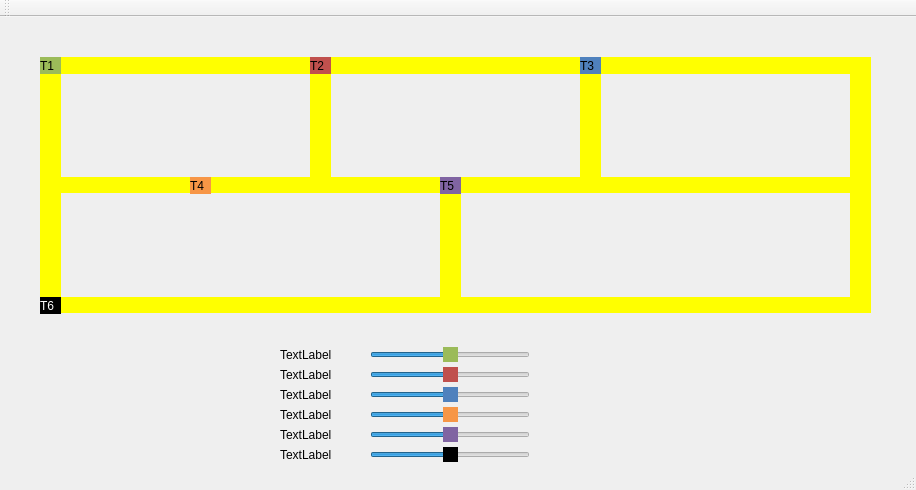
<?xml version="1.0" encoding="UTF-8"?>
<ui version="4.0">
 <class>MainWindow</class>
 <widget class="QMainWindow" name="MainWindow">
  <property name="geometry">
   <rect>
    <x>0</x>
    <y>0</y>
    <width>916</width>
    <height>490</height>
   </rect>
  </property>
  <property name="windowTitle">
   <string>Simulador de Trens - IMD0036</string>
  </property>
  <property name="styleSheet">
   <string notr="true"/>
  </property>
  <widget class="QWidget" name="centralWidget">
   <widget class="QLabel" name="label_trilho2_1">
    <property name="geometry">
     <rect>
      <x>330</x>
      <y>40</y>
      <width>250</width>
      <height>17</height>
     </rect>
    </property>
    <property name="styleSheet">
     <string notr="true">QLabel { background: yellow}</string>
    </property>
    <property name="text">
     <string/>
    </property>
   </widget>
   <widget class="QLabel" name="label_trilho1">
    <property name="geometry">
     <rect>
      <x>580</x>
      <y>40</y>
      <width>21</width>
      <height>121</height>
     </rect>
    </property>
    <property name="styleSheet">
     <string notr="true">QLabel { background: yellow}</string>
    </property>
    <property name="text">
     <string>&lt;html&gt;&lt;head/&gt;&lt;body&gt;&lt;p align=&quot;center&quot;&gt;&lt;br/&gt;&lt;/p&gt;&lt;/body&gt;&lt;/html&gt;</string>
    </property>
   </widget>
   <widget class="QLabel" name="label_trilho0">
    <property name="geometry">
     <rect>
      <x>310</x>
      <y>40</y>
      <width>21</width>
      <height>121</height>
     </rect>
    </property>
    <property name="styleSheet">
     <string notr="true">QLabel { background: yellow}</string>
    </property>
    <property name="text">
     <string>&lt;html&gt;&lt;head/&gt;&lt;body&gt;&lt;p align=&quot;center&quot;&gt;&lt;br/&gt;&lt;/p&gt;&lt;/body&gt;&lt;/html&gt;</string>
    </property>
   </widget>
   <widget class="QLabel" name="label_trilho3_2">
    <property name="geometry">
     <rect>
      <x>850</x>
      <y>40</y>
      <width>21</width>
      <height>121</height>
     </rect>
    </property>
    <property name="styleSheet">
     <string notr="true">QLabel { background: yellow}</string>
    </property>
    <property name="text">
     <string>&lt;html&gt;&lt;head/&gt;&lt;body&gt;&lt;p align=&quot;center&quot;&gt;&lt;br/&gt;&lt;/p&gt;&lt;/body&gt;&lt;/html&gt;</string>
    </property>
   </widget>
   <widget class="QLabel" name="label_trilho3_1">
    <property name="geometry">
     <rect>
      <x>600</x>
      <y>40</y>
      <width>250</width>
      <height>17</height>
     </rect>
    </property>
    <property name="styleSheet">
     <string notr="true">QLabel { background: yellow}</string>
    </property>
    <property name="text">
     <string/>
    </property>
   </widget>
   <widget class="QLabel" name="label_trilho1_1">
    <property name="geometry">
     <rect>
      <x>40</x>
      <y>40</y>
      <width>21</width>
      <height>121</height>
     </rect>
    </property>
    <property name="styleSheet">
     <string notr="true">QLabel { 
	background: yellow
}</string>
    </property>
    <property name="text">
     <string>&lt;html&gt;&lt;head/&gt;&lt;body&gt;&lt;p align=&quot;center&quot;&gt;&lt;br/&gt;&lt;/p&gt;&lt;/body&gt;&lt;/html&gt;</string>
    </property>
   </widget>
   <widget class="QLabel" name="label_trilho1_3">
    <property name="geometry">
     <rect>
      <x>40</x>
      <y>160</y>
      <width>131</width>
      <height>16</height>
     </rect>
    </property>
    <property name="styleSheet">
     <string notr="true">QLabel { background: yellow}</string>
    </property>
    <property name="text">
     <string/>
    </property>
   </widget>
   <widget class="QLabel" name="label_trilho1_2">
    <property name="geometry">
     <rect>
      <x>60</x>
      <y>40</y>
      <width>250</width>
      <height>17</height>
     </rect>
    </property>
    <property name="styleSheet">
     <string notr="true">QLabel { background: yellow}</string>
    </property>
    <property name="text">
     <string/>
    </property>
   </widget>
   <widget class="QLabel" name="label_trilho4_1">
    <property name="geometry">
     <rect>
      <x>40</x>
      <y>170</y>
      <width>21</width>
      <height>121</height>
     </rect>
    </property>
    <property name="styleSheet">
     <string notr="true">QLabel { background: yellow}</string>
    </property>
    <property name="text">
     <string>&lt;html&gt;&lt;head/&gt;&lt;body&gt;&lt;p align=&quot;center&quot;&gt;&lt;br/&gt;&lt;/p&gt;&lt;/body&gt;&lt;/html&gt;</string>
    </property>
   </widget>
   <widget class="QLabel" name="label_trilho6">
    <property name="geometry">
     <rect>
      <x>440</x>
      <y>160</y>
      <width>21</width>
      <height>121</height>
     </rect>
    </property>
    <property name="styleSheet">
     <string notr="true">QLabel { background: yellow}</string>
    </property>
    <property name="text">
     <string>&lt;html&gt;&lt;head/&gt;&lt;body&gt;&lt;p align=&quot;center&quot;&gt;&lt;br/&gt;&lt;/p&gt;&lt;/body&gt;&lt;/html&gt;</string>
    </property>
   </widget>
   <widget class="QLabel" name="label_trilho5_1">
    <property name="geometry">
     <rect>
      <x>850</x>
      <y>170</y>
      <width>21</width>
      <height>121</height>
     </rect>
    </property>
    <property name="styleSheet">
     <string notr="true">QLabel { background: yellow}</string>
    </property>
    <property name="text">
     <string>&lt;html&gt;&lt;head/&gt;&lt;body&gt;&lt;p align=&quot;center&quot;&gt;&lt;br/&gt;&lt;/p&gt;&lt;/body&gt;&lt;/html&gt;</string>
    </property>
   </widget>
   <widget class="QLabel" name="label_trilho4_2">
    <property name="geometry">
     <rect>
      <x>40</x>
      <y>280</y>
      <width>401</width>
      <height>16</height>
     </rect>
    </property>
    <property name="styleSheet">
     <string notr="true">QLabel { background: yellow}</string>
    </property>
    <property name="text">
     <string/>
    </property>
   </widget>
   <widget class="QLabel" name="label_trilho5_2">
    <property name="geometry">
     <rect>
      <x>440</x>
      <y>280</y>
      <width>431</width>
      <height>16</height>
     </rect>
    </property>
    <property name="styleSheet">
     <string notr="true">QLabel { background: yellow}</string>
    </property>
    <property name="text">
     <string/>
    </property>
   </widget>
   <widget class="QLabel" name="label_trilho2">
    <property name="geometry">
     <rect>
      <x>170</x>
      <y>160</y>
      <width>141</width>
      <height>16</height>
     </rect>
    </property>
    <property name="styleSheet">
     <string notr="true">QLabel { background: yellow}</string>
    </property>
    <property name="text">
     <string/>
    </property>
   </widget>
   <widget class="QLabel" name="label_trilho4">
    <property name="geometry">
     <rect>
      <x>460</x>
      <y>160</y>
      <width>141</width>
      <height>16</height>
     </rect>
    </property>
    <property name="styleSheet">
     <string notr="true">QLabel { background: yellow}</string>
    </property>
    <property name="text">
     <string/>
    </property>
   </widget>
   <widget class="QLabel" name="label_trilho3">
    <property name="geometry">
     <rect>
      <x>310</x>
      <y>160</y>
      <width>131</width>
      <height>16</height>
     </rect>
    </property>
    <property name="styleSheet">
     <string notr="true">QLabel { background: yellow}</string>
    </property>
    <property name="text">
     <string/>
    </property>
   </widget>
   <widget class="QLabel" name="label_trilho5">
    <property name="geometry">
     <rect>
      <x>600</x>
      <y>160</y>
      <width>111</width>
      <height>16</height>
     </rect>
    </property>
    <property name="styleSheet">
     <string notr="true">QLabel { background: yellow}</string>
    </property>
    <property name="text">
     <string/>
    </property>
   </widget>
   <widget class="QLabel" name="label_trilho3_3">
    <property name="geometry">
     <rect>
      <x>700</x>
      <y>160</y>
      <width>171</width>
      <height>16</height>
     </rect>
    </property>
    <property name="styleSheet">
     <string notr="true">QLabel { background: yellow}</string>
    </property>
    <property name="text">
     <string/>
    </property>
   </widget>
   <widget class="QLabel" name="label_trem1">
    <property name="geometry">
     <rect>
      <x>40</x>
      <y>40</y>
      <width>21</width>
      <height>17</height>
     </rect>
    </property>
    <property name="styleSheet">
     <string notr="true">QLabel { background: #9bbb59; }</string>
    </property>
    <property name="text">
     <string>T1</string>
    </property>
   </widget>
   <widget class="QSlider" name="horizontalSlider_1">
    <property name="geometry">
     <rect>
      <x>370</x>
      <y>330</y>
      <width>160</width>
      <height>16</height>
     </rect>
    </property>
    <property name="styleSheet">
     <string notr="true">QSlider::handle:horizontal{ background: #9bbb59}</string>
    </property>
    <property name="maximum">
     <number>200</number>
    </property>
    <property name="value">
     <number>100</number>
    </property>
    <property name="orientation">
     <enum>Qt::Orientation::Horizontal</enum>
    </property>
   </widget>
   <widget class="QLabel" name="label_trem2">
    <property name="geometry">
     <rect>
      <x>310</x>
      <y>40</y>
      <width>21</width>
      <height>17</height>
     </rect>
    </property>
    <property name="styleSheet">
     <string notr="true">QLabel{background: #c0504d}</string>
    </property>
    <property name="text">
     <string>T2</string>
    </property>
   </widget>
   <widget class="QSlider" name="horizontalSlider_2">
    <property name="geometry">
     <rect>
      <x>370</x>
      <y>350</y>
      <width>160</width>
      <height>16</height>
     </rect>
    </property>
    <property name="styleSheet">
     <string notr="true">QSlider::handle:horizontal{ background: #c0504d}</string>
    </property>
    <property name="maximum">
     <number>200</number>
    </property>
    <property name="value">
     <number>100</number>
    </property>
    <property name="orientation">
     <enum>Qt::Orientation::Horizontal</enum>
    </property>
   </widget>
   <widget class="QLabel" name="label_trem3">
    <property name="geometry">
     <rect>
      <x>580</x>
      <y>40</y>
      <width>21</width>
      <height>17</height>
     </rect>
    </property>
    <property name="styleSheet">
     <string notr="true">QLabel{  background: #4f81bd}</string>
    </property>
    <property name="text">
     <string>T3</string>
    </property>
   </widget>
   <widget class="QSlider" name="horizontalSlider_3">
    <property name="geometry">
     <rect>
      <x>370</x>
      <y>370</y>
      <width>160</width>
      <height>16</height>
     </rect>
    </property>
    <property name="styleSheet">
     <string notr="true">QSlider::handle:horizontal{ background: #4f81bd}</string>
    </property>
    <property name="maximum">
     <number>200</number>
    </property>
    <property name="value">
     <number>100</number>
    </property>
    <property name="orientation">
     <enum>Qt::Orientation::Horizontal</enum>
    </property>
   </widget>
   <widget class="QLabel" name="label_trem4">
    <property name="geometry">
     <rect>
      <x>190</x>
      <y>160</y>
      <width>21</width>
      <height>17</height>
     </rect>
    </property>
    <property name="styleSheet">
     <string notr="true">QLabel{ background: #f79646 }</string>
    </property>
    <property name="text">
     <string>T4</string>
    </property>
   </widget>
   <widget class="QSlider" name="horizontalSlider_4">
    <property name="geometry">
     <rect>
      <x>370</x>
      <y>390</y>
      <width>160</width>
      <height>16</height>
     </rect>
    </property>
    <property name="styleSheet">
     <string notr="true">QSlider::handle:horizontal{ background: #f79646 }</string>
    </property>
    <property name="maximum">
     <number>200</number>
    </property>
    <property name="value">
     <number>100</number>
    </property>
    <property name="orientation">
     <enum>Qt::Orientation::Horizontal</enum>
    </property>
   </widget>
   <widget class="QLabel" name="label_trem5">
    <property name="geometry">
     <rect>
      <x>440</x>
      <y>160</y>
      <width>21</width>
      <height>17</height>
     </rect>
    </property>
    <property name="styleSheet">
     <string notr="true">QLabel{background-color: #8064a2}</string>
    </property>
    <property name="text">
     <string>T5</string>
    </property>
   </widget>
   <widget class="QSlider" name="horizontalSlider_5">
    <property name="geometry">
     <rect>
      <x>370</x>
      <y>410</y>
      <width>160</width>
      <height>16</height>
     </rect>
    </property>
    <property name="styleSheet">
     <string notr="true">QSlider::handle:horizontal{background-color: #8064a2}</string>
    </property>
    <property name="maximum">
     <number>200</number>
    </property>
    <property name="value">
     <number>100</number>
    </property>
    <property name="orientation">
     <enum>Qt::Orientation::Horizontal</enum>
    </property>
   </widget>
   <widget class="QLabel" name="label_trem6">
    <property name="geometry">
     <rect>
      <x>40</x>
      <y>280</y>
      <width>21</width>
      <height>17</height>
     </rect>
    </property>
    <property name="styleSheet">
     <string notr="true">QLabel{ background: #000000; color: white;}</string>
    </property>
    <property name="text">
     <string>T6</string>
    </property>
   </widget>
   <widget class="QSlider" name="horizontalSlider_6">
    <property name="geometry">
     <rect>
      <x>370</x>
      <y>430</y>
      <width>160</width>
      <height>16</height>
     </rect>
    </property>
    <property name="styleSheet">
     <string notr="true">QSlider::handle:horizontal{background-color: #000000}</string>
    </property>
    <property name="maximum">
     <number>200</number>
    </property>
    <property name="value">
     <number>100</number>
    </property>
    <property name="orientation">
     <enum>Qt::Orientation::Horizontal</enum>
    </property>
   </widget>
   <widget class="QLabel" name="label_coords_1">
    <property name="geometry">
     <rect>
      <x>280</x>
      <y>330</y>
      <width>71</width>
      <height>16</height>
     </rect>
    </property>
    <property name="text">
     <string>TextLabel</string>
    </property>
   </widget>
   <widget class="QLabel" name="label_coords_2">
    <property name="geometry">
     <rect>
      <x>280</x>
      <y>350</y>
      <width>71</width>
      <height>16</height>
     </rect>
    </property>
    <property name="text">
     <string>TextLabel</string>
    </property>
   </widget>
   <widget class="QLabel" name="label_coords_3">
    <property name="geometry">
     <rect>
      <x>280</x>
      <y>370</y>
      <width>71</width>
      <height>16</height>
     </rect>
    </property>
    <property name="text">
     <string>TextLabel</string>
    </property>
   </widget>
   <widget class="QLabel" name="label_coords_4">
    <property name="geometry">
     <rect>
      <x>280</x>
      <y>390</y>
      <width>71</width>
      <height>16</height>
     </rect>
    </property>
    <property name="text">
     <string>TextLabel</string>
    </property>
   </widget>
   <widget class="QLabel" name="label_coords_5">
    <property name="geometry">
     <rect>
      <x>280</x>
      <y>410</y>
      <width>71</width>
      <height>16</height>
     </rect>
    </property>
    <property name="text">
     <string>TextLabel</string>
    </property>
   </widget>
   <widget class="QLabel" name="label_coords_6">
    <property name="geometry">
     <rect>
      <x>280</x>
      <y>430</y>
      <width>71</width>
      <height>16</height>
     </rect>
    </property>
    <property name="text">
     <string>TextLabel</string>
    </property>
   </widget>
  </widget>
  <widget class="QMenuBar" name="menuBar">
   <property name="geometry">
    <rect>
     <x>0</x>
     <y>0</y>
     <width>916</width>
     <height>17</height>
    </rect>
   </property>
  </widget>
  <widget class="QToolBar" name="mainToolBar">
   <attribute name="toolBarArea">
    <enum>TopToolBarArea</enum>
   </attribute>
   <attribute name="toolBarBreak">
    <bool>false</bool>
   </attribute>
  </widget>
  <widget class="QStatusBar" name="statusBar"/>
 </widget>
 <layoutdefault spacing="6" margin="11"/>
 <resources/>
 <connections/>
</ui>
